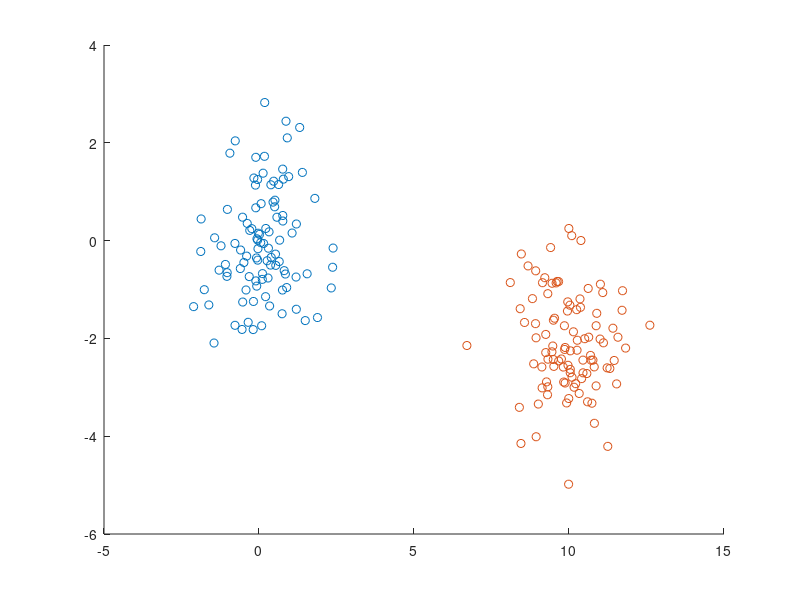

Source code (MATLAB): (Note: this script raises an error after producing the figure.)
rng default

x=randn(100,2);
y=randn(100,2)+[10,-2];
scatter(x(:,1),x(:,2))
hold on
scatter(y(:,1),y(:,2))
hold off

OTeps(0.1,ones(size(x,1),1)/size(x,1),x,ones(size(y,1),1)/size(y,1),y)
sinkhorn(0.1,ones(size(x,1),1)/size(x,1),x,ones(size(y,1),1)/size(y,1),y)

sinkhorn(0.1,ones(size(x,1),1)/size(x,1),x,ones(size(x,1),1)/size(x,1),x)